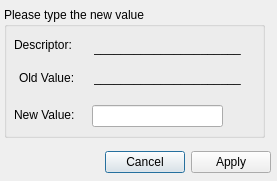
<?xml version="1.0" encoding="UTF-8"?>
<ui version="4.0">
 <class>DialogEditDescript</class>
 <widget class="QDialog" name="DialogEditDescript">
  <property name="geometry">
   <rect>
    <x>0</x>
    <y>0</y>
    <width>277</width>
    <height>181</height>
   </rect>
  </property>
  <property name="windowTitle">
   <string>Edit descriptor</string>
  </property>
  <widget class="QDialogButtonBox" name="buttonBox">
   <property name="geometry">
    <rect>
     <x>100</x>
     <y>146</y>
     <width>171</width>
     <height>32</height>
    </rect>
   </property>
   <property name="orientation">
    <enum>Qt::Horizontal</enum>
   </property>
   <property name="standardButtons">
    <set>QDialogButtonBox::Apply|QDialogButtonBox::Cancel</set>
   </property>
  </widget>
  <widget class="QGroupBox" name="groupBox">
   <property name="geometry">
    <rect>
     <x>4</x>
     <y>7</y>
     <width>261</width>
     <height>131</height>
    </rect>
   </property>
   <property name="title">
    <string>Please type the new value</string>
   </property>
   <widget class="QLabel" name="label">
    <property name="geometry">
     <rect>
      <x>10</x>
      <y>100</y>
      <width>71</width>
      <height>16</height>
     </rect>
    </property>
    <property name="text">
     <string>New Value:</string>
    </property>
   </widget>
   <widget class="QLabel" name="label_3">
    <property name="geometry">
     <rect>
      <x>10</x>
      <y>30</y>
      <width>71</width>
      <height>16</height>
     </rect>
    </property>
    <property name="text">
     <string>Descriptor:</string>
    </property>
   </widget>
   <widget class="QLabel" name="label_5">
    <property name="geometry">
     <rect>
      <x>15</x>
      <y>63</y>
      <width>71</width>
      <height>16</height>
     </rect>
    </property>
    <property name="text">
     <string>Old Value:</string>
    </property>
   </widget>
   <widget class="QLabel" name="labelDescriptor">
    <property name="geometry">
     <rect>
      <x>90</x>
      <y>30</y>
      <width>161</width>
      <height>21</height>
     </rect>
    </property>
    <property name="text">
     <string>______________________</string>
    </property>
   </widget>
   <widget class="QLineEdit" name="lineEditNewValue">
    <property name="geometry">
     <rect>
      <x>88</x>
      <y>98</y>
      <width>131</width>
      <height>22</height>
     </rect>
    </property>
   </widget>
   <widget class="QLabel" name="labelOldValue">
    <property name="geometry">
     <rect>
      <x>90</x>
      <y>60</y>
      <width>161</width>
      <height>21</height>
     </rect>
    </property>
    <property name="text">
     <string>______________________</string>
    </property>
   </widget>
  </widget>
 </widget>
 <resources/>
 <connections>
  <connection>
   <sender>buttonBox</sender>
   <signal>accepted()</signal>
   <receiver>DialogEditDescript</receiver>
   <slot>accept()</slot>
   <hints>
    <hint type="sourcelabel">
     <x>248</x>
     <y>254</y>
    </hint>
    <hint type="destinationlabel">
     <x>157</x>
     <y>274</y>
    </hint>
   </hints>
  </connection>
  <connection>
   <sender>buttonBox</sender>
   <signal>rejected()</signal>
   <receiver>DialogEditDescript</receiver>
   <slot>reject()</slot>
   <hints>
    <hint type="sourcelabel">
     <x>316</x>
     <y>260</y>
    </hint>
    <hint type="destinationlabel">
     <x>286</x>
     <y>274</y>
    </hint>
   </hints>
  </connection>
 </connections>
</ui>
